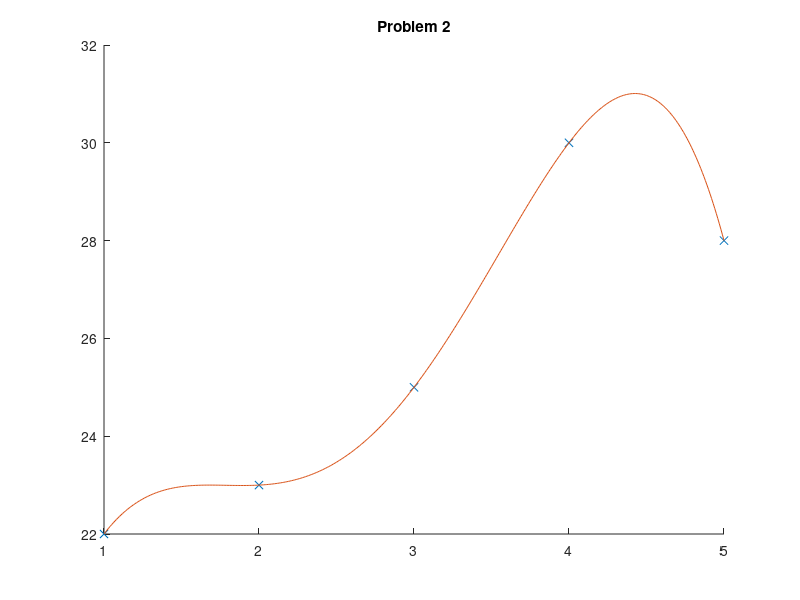

The MATLAB source for this figure:
addpath(pwd)function table = dividedtable (nodes, values)  table = nan(size(values)(2));  table(:,1) = values;  for col=2:length(values)    table(1:end-col+1,col) = (table(2:end-col+2,col-1) - table(1:end-col+1,col-1)) ./ (nodes(col:end) - nodes(1:end-col+1))';  endforendfunctionfunction N = newton(nodes, values, x)  table = dividedtable(nodes, values);    lx = length(x);  p = ones(1,lx);  s = table(1,1) * ones(1,lx);    for j=1:lx    for i=1:length(nodes) - 1            p(j) = p(j) * (x(j) - nodes(i));      s(j) = s(j) + p(j) * table(1, i+1);    endfor
  endfor
    N=s;  endfunctionnodes = [1 2 3 4 5];values = [22 23 25 30 28];printf("2.5 -> %d\n", newton(nodes, values, 2.5))x = 1:0.01:5;newtonpoly = newton(nodes, values, x);figure(1)title("Problem 2")hold onplot(nodes, values, 'x');plot(x, newtonpoly);